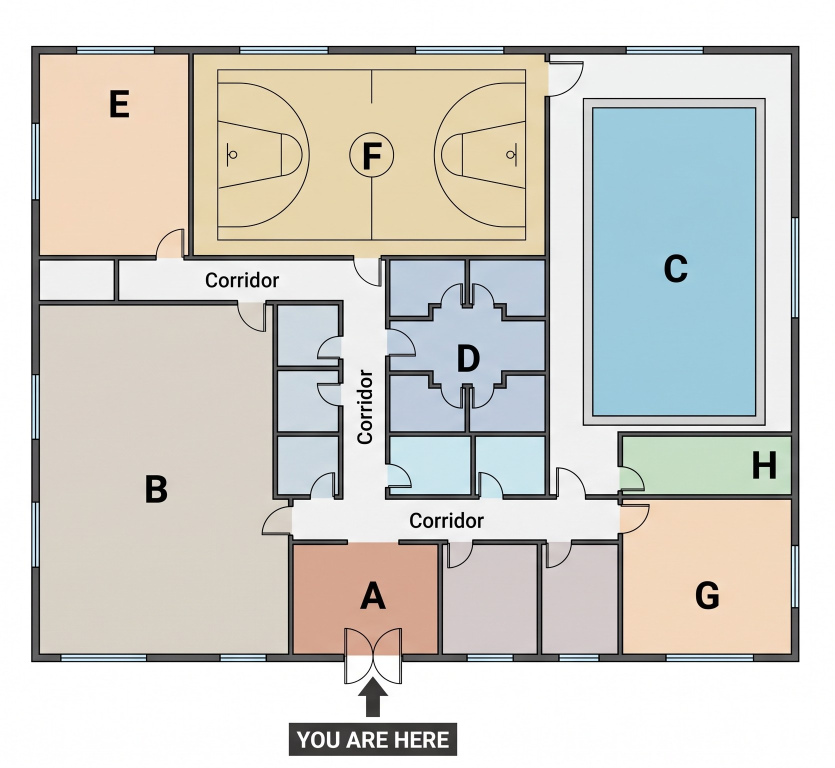
#> input picture seed/sources/web_tests/listening/test11-map.jpg, 1669 x 1536 px (shown at 1/2 size)
$ python -i import_web_tests.py   (imports and definitions only)
#> lines starting #> are read from the running program, lines starting #| are printed output that depends on the picture
#!/usr/bin/env python3
"""Full tests from the website (NextEd-IELTS-V2) → assets/content/tests_bank.json.

usage: python3 tool/import_web_tests.py
Sources (seed/sources/web_tests/, copied from the website repo):
  listening/tests_11_14.json      website Listening Mock Tests 3–6 (db positions 11–14) + test1N-map.jpg;
                                  audio: the website's full.mp3 per test (scripts/r2-listening-seed/local_assets)
  listening/full/FT0N.json        Listening Full Tests 1, 2, 3, 6, 7, 4 (ElevenLabs v4 scripts: parts, questions, answer
                                  keys, transcripts) + FT0N.srt (subtitles of the recording, for timing) + FT0N-plan.png
                                  (tool/draw_full_test_plans.py); audio: FT0N.mp3 in $FULL_AUDIO. Cut points and
                                  transcript times are kept in listening/full/timing.json, so a rebuild without the
                                  audio gives the same result.
  reading_tests_11_20.json        website Reading Mock Tests 11–20 (parsed from migrations/0015 + 0016 fixes)
  reading_tests_21_26.json        website Reading Mock Tests 21–26 (extract_21_26.py)
  writing/tests_11_20.json        website Writing Tests 11–20 (Task 1 picture + Task 2) + writing-test-NN.jpg
  writing/tests_21_26.json        website Writing Tests 21–26
  speaking_tests_11_20.json       website Speaking Tests 11–20 (Part 1 topics, cue card, Part 3 topics)
  speaking_tests_21_26.json       website Speaking Tests 21–26
  fixes.json                      prompt / summary repairs (website text cut off mid-sentence), topics
App ids and names (renumbered 1–N):
  Listening Test 1–4  lt_w01…  sets lt_w01_p1…p4 (one recording per part, cut from the full recording at the
                      half-minute pauses after each part), Section 2 plan image
  Listening Test 5–10 lt_w05…  = Full Tests 1, 2, 3, 6, 7, 4 (one recording per part, cut at the check-your-answers
                      pause after each part, or the breath before "Part N" when there is none (FT04); timed
                      transcripts; Part 2 plans drawn for FT01 / FT03 / FT07). New tests: append to FULL_TESTS
                      (ids stay stable); listening/full/FT0N.json comes from tool/convert_full_test.py
  Reading Test 1–16   rt_w01…  passages rt_w01_p1…p3 (website 11–26)
  Writing Test 1–16   wt_01…   prompts wt_01_t1 / wt_01_t2 (website 11–26)
  Speaking Test 1–16  st_01…   Part 1 topic st_01_p1 (all three topics), cue card st_01_cc (+ Part 3 list),
                      Part 3 topics st_01_p3_1 / _2 (website 11–26)
  Full Mock Test 1–4  mt_01…   = Listening/Reading/Writing/Speaking Test 1–4 (website Full Mocks 1–3 used 11–13)
  Full Mock Test 5–10 mt_05…   = Listening Test 5–10 + Reading/Writing/Speaking Test 11–16 (website 21–26)
"""
import json
import os
import re
import subprocess
import sys

ROOT = os.path.dirname(os.path.dirname(os.path.abspath(__file__)))
SRC = os.path.join(ROOT, 'seed', 'sources', 'web_tests')
OUT = os.path.join(ROOT, 'assets', 'content', 'tests_bank.json')
AUDIO_SRC = os.environ.get('WEB_AUDIO', '/mnt/user-data/uploads/NextEd-IELTS-V2/scripts/r2-listening-seed/local_assets')
A_LIS = os.path.join(ROOT, 'assets', 'audio', 'listening')
A_MAP = os.path.join(ROOT, 'assets', 'listening', 'maps')
A_WRI = os.path.join(ROOT, 'assets', 'writing', 'tests')
FULL_AUDIO = os.environ.get('FULL_AUDIO', '/tmp/claude-0/-home-claude/9cae0284-11a4-5bea-93fa-6ab7396d4762/scratchpad/lt/audio')
# Listening Full Tests used (in this order → lt_w05…); timing anchors (line index → seconds) where the subtitles failed
FULL_TESTS = [('FT01', {}), ('FT02', {128: 1551.8, 143: 1913.9, 144: 1925.5}), ('FT03', {}), ('FT06', {}), ('FT07', {}),
              ('FT04', {})]
# recordings that leave out narrator lines of the script (FT06: no part introductions)
FULL_DROP_SILENT_NARRATOR = {'FT06'}


def load(*p):
    return json.load(open(os.path.join(SRC, *p), encoding='utf-8'))


# [1 line not run here, left out]


def gap(s):
    return re.sub(r'_{2,}', '______', s or '').replace(' ______ .', ' ______.')


# [15 lines left out: function accepted, not called in this run]


def crop_image(src, dst, max_w=1600):
#> called with dst = 'out.png', max_w = 1600
    from PIL import Image, ImageChops
    im = Image.open(src).convert('RGB')
#> im is the input picture: PIL image 1669x1536 RGB; mean R, G, B 210.4, 208.9, 202.6
    bg = Image.new('RGB', im.size, (255, 255, 255))
#> bg: PIL image 1669x1536 RGB; every value is 255
    box = ImageChops.difference(im, bg).convert('L').point(lambda v: 255 if v > 18 else 0).getbbox()
#> box = (62, 91, 1599, 1512)
    if box:
        pad = 16
        im = im.crop((max(0, box[0] - pad), max(0, box[1] - pad), min(im.width, box[2] + pad), min(im.height, box[3] + pad)))
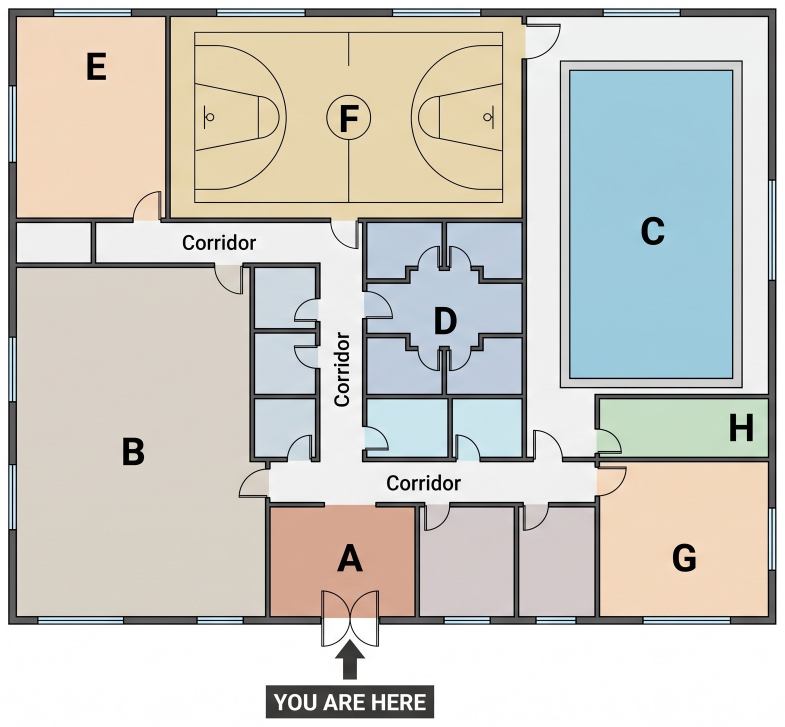
#> im: PIL image 1569x1453 RGB (shown at 1/2 size); mean R, G, B 204.9, 203.2, 196.2
    if im.width > max_w:
        im = im.resize((max_w, round(im.height * max_w / im.width)))
    os.makedirs(os.path.dirname(dst), exist_ok=True)
    im.save(dst, 'JPEG', quality=86)


# ── Listening ────────────────────────────────────────────────────────────────────────────────────────────────

# [4 lines left out: function pauses, not called in this run]


def duration(mp3):
    return float(subprocess.run(['ffprobe', '-v', 'error', '-show_entries', 'format=duration', '-of', 'csv=p=0', mp3],
                                capture_output=True, text=True).stdout)


SECTION_TITLE = {1: 'Section 1', 2: 'Section 2', 3: 'Section 3', 4: 'Section 4'}


# [205 lines left out: functions listening, silences, full_timing, full_listening, not called in this run]


# ── Reading ──────────────────────────────────────────────────────────────────────────────────────────────────

TYPE_OF = [
    (r'information given in the passage\? Write TRUE', 'tfng'),
    (r'claims of the writer\? Write YES', 'ynng'),
    (r'Complete the notes below', 'gap_notes'),
    (r'Complete the sentences below', 'gap_sentences'),
    (r'Choose the correct heading', 'heading'),
    (r'Which paragraph contains', 'matching'),
    (r'Choose the correct letter', 'mcq'),
    (r'Complete the summary below', 'summary'),
]


# [141 lines left out: functions split_options, merge_fragments, gap_sentence, paragraphs, reading, not called in this run]


# ── Writing ──────────────────────────────────────────────────────────────────────────────────────────────────

T1_TYPES = [('process', 'process', 'Process diagram'), ('life cycle', 'process', 'Diagram'), ('diagram', 'process', 'Diagram'),
            ('map', 'map', 'Maps'), ('table and', 'mixed', 'Mixed charts'), ('and line graph', 'mixed', 'Mixed charts'),
            (', and', 'mixed', 'Mixed charts'), ('line graph', 'line', 'Line graph'), ('bar chart', 'bar', 'Bar chart'),
            ('pie chart', 'pie', 'Pie chart'), ('table', 'table', 'Table')]
T2_TYPES = [('discuss both views', 'discussion', 'Discussion'), ('advantages', 'advantages', 'Advantages & disadvantages'),
            ('what are the main reasons', 'problem', 'Causes & solutions'), ('what problems', 'problem', 'Problem & solution'),
            ('what are the causes', 'problem', 'Causes & solutions'), ('to what extent', 'opinion', 'Opinion'),
            ('?', 'two_part', 'Two-part question')]

T1_TAIL = 'Summarise the information by selecting and reporting the main features, and make comparisons where relevant.'
T2_TAIL = 'Give reasons for your answer and include any relevant examples from your own knowledge or experience.'


# [111 lines left out: functions writing, speaking, plain_dashes, main, not called in this run]


# [2 lines not run here, left out]

>>> result = crop_image('../seed/sources/web_tests/listening/test11-map.jpg', 'out.png')

$ run again, on seed/sources/web_tests/listening/full/FT03-plan.png
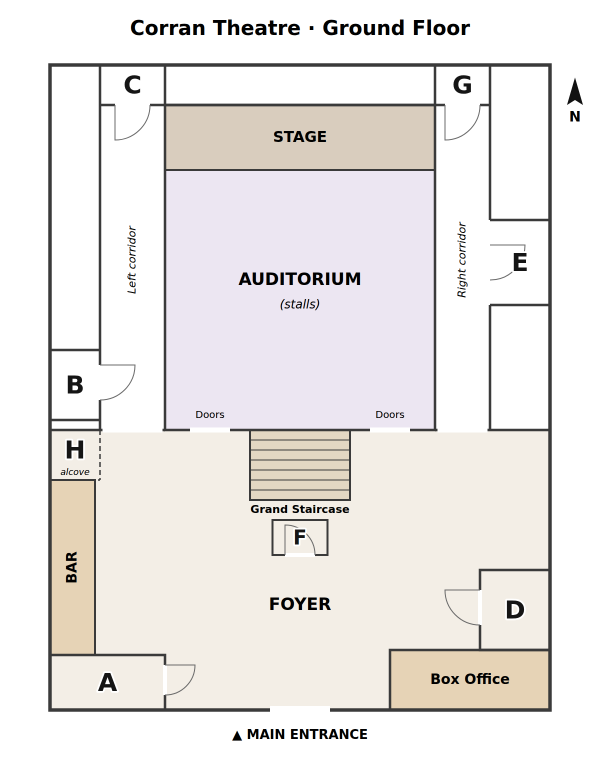
#> input picture seed/sources/web_tests/listening/full/FT03-plan.png, 1200 x 1520 px (shown at 1/2 size)
#> in crop_image, im is the input picture: PIL image 1200x1520 RGB; mean R, G, B 235.3, 231.9, 230
#> bg: PIL image 1200x1520 RGB; every value is 255
#> box = (96, 39, 1166, 1482)
#> in crop_image, `im = im.crop((max(0, box[0] - pad), max(0, box[1] - pad), min(im.width..`:
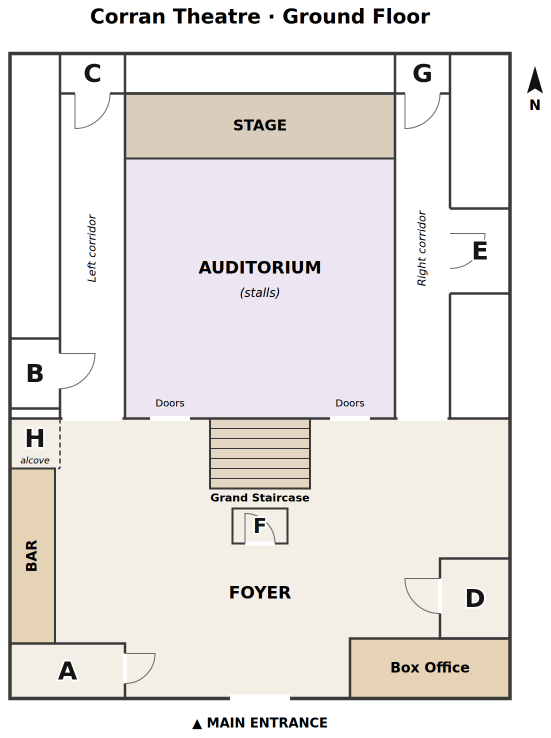
#> im: PIL image 1102x1475 RGB (shown at 1/2 size); mean R, G, B 232.8, 229.1, 226.9

$ run again, on seed/sources/web_tests/listening/full/FT07-plan.png
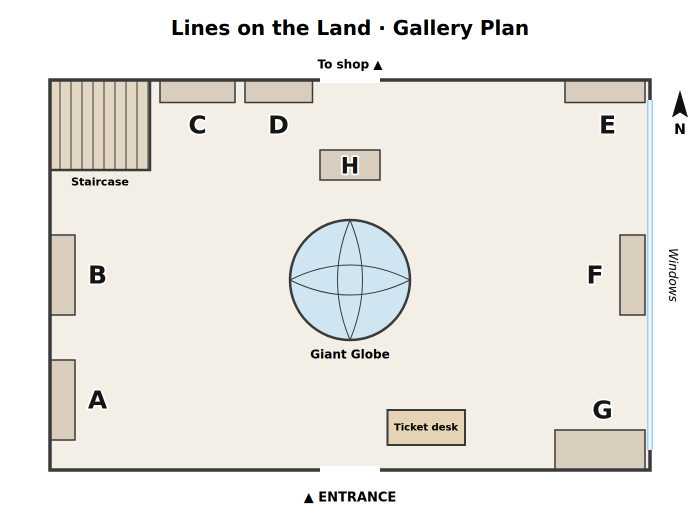
#> input picture seed/sources/web_tests/listening/full/FT07-plan.png, 1400 x 1060 px (shown at 1/2 size)
#> in crop_image, im is the input picture: PIL image 1400x1060 RGB; mean R, G, B 236.1, 233.6, 228.8
#> bg: PIL image 1400x1060 RGB; every value is 255
#> box = (96, 39, 1376, 1007)
#> in crop_image, `im = im.crop((max(0, box[0] - pad), max(0, box[1] - pad), min(im.width..`:
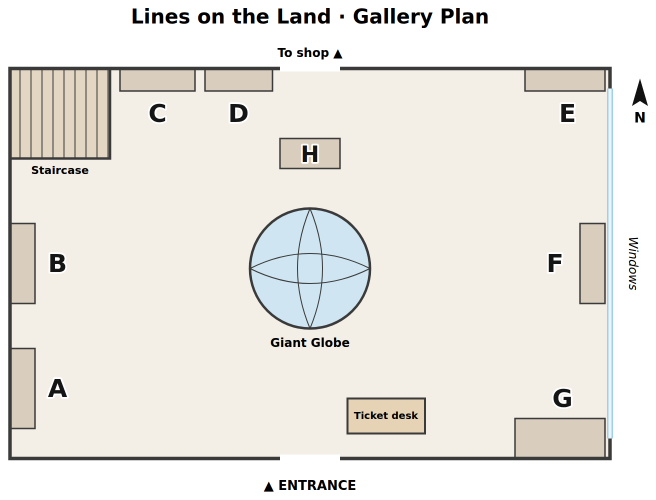
#> im: PIL image 1312x1000 RGB (shown at 1/2 size); mean R, G, B 233.7, 230.8, 225.4

$ run again, on seed/sources/web_tests/writing/writing-test-11.jpg
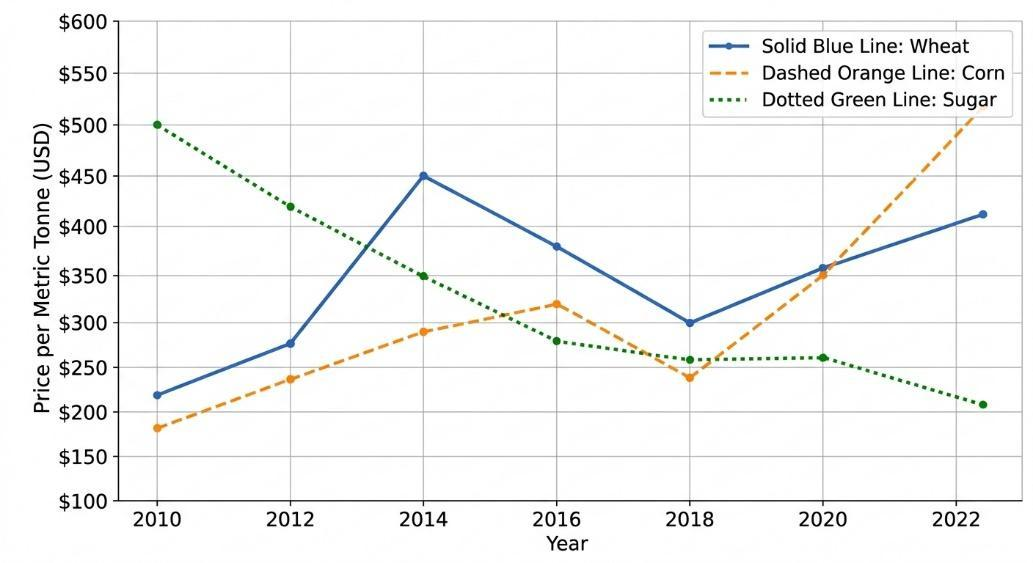
#> input picture seed/sources/web_tests/writing/writing-test-11.jpg, 1033 x 563 px
#> in crop_image, im is the input picture: PIL image 1033x563 RGB; mean R, G, B 245, 245.5, 244.9
#> bg: PIL image 1033x563 RGB; every value is 255
#> box = (32, 8, 1023, 552)
#> in crop_image, `im = im.crop((max(0, box[0] - pad), max(0, box[1] - pad), min(im.width..`:
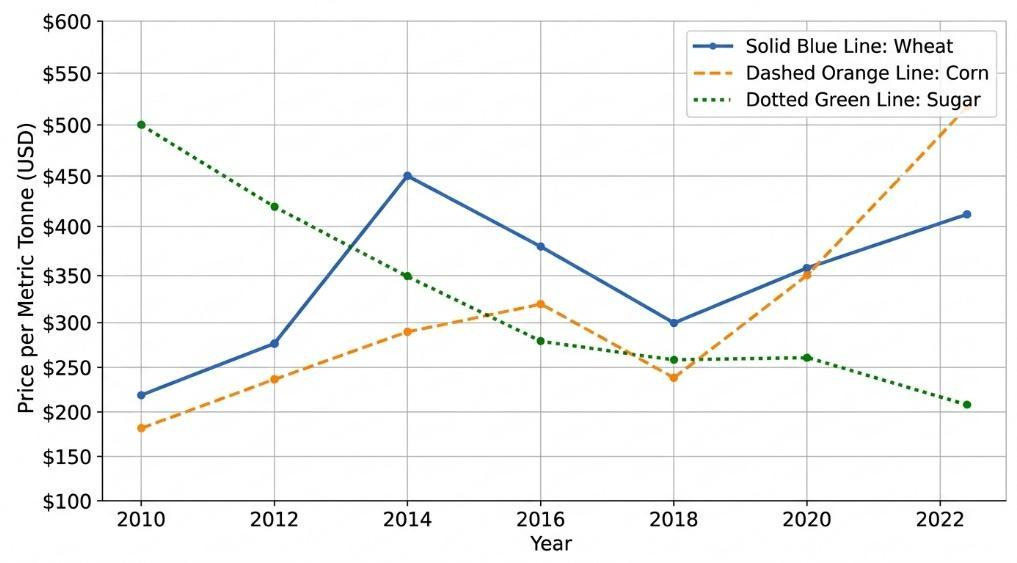
#> im: PIL image 1017x563 RGB; mean R, G, B 244.9, 245.3, 244.7
